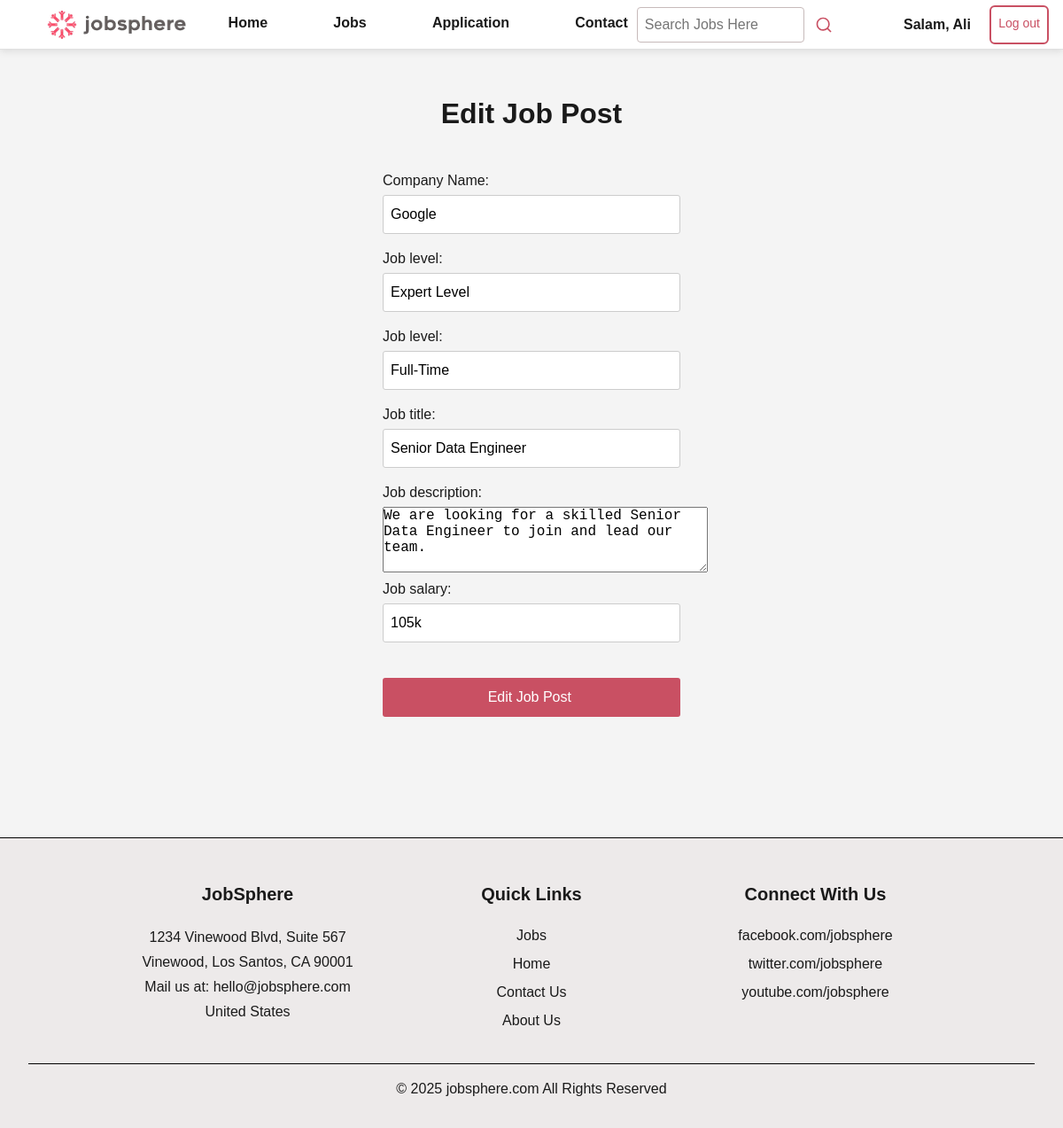
The page /edit.php?eid=3 (signed in) on the database its author committed.
### tables this page shows
CREATE TABLE `joblistings` (
  `job_id` int(11) NOT NULL,
  `company_name` varchar(50) NOT NULL,
  `job_level` varchar(30) NOT NULL,
  `job_type` varchar(30) NOT NULL,
  `job_title` varchar(30) NOT NULL,
  `job_description` varchar(100) NOT NULL,
  `job_salary` varchar(50) NOT NULL
);

### edit.php (the view, shortened to what this page needs)
<?php require("includes/config.php"); ?>
<?php
if (isset($_SESSION['logged_in'])) {
    if ($_SESSION['logged_in'] === 'T') {
        if ($_SESSION['user_type'] === 'employer') {
?>
            <!DOCTYPE html>
            <head>
                <?php require('includes/head.php'); ?>
            </head>
            <body>
                <section class="first-section">
                    <?php require('includes/navbar.php') ?>
                    <?php
                    $jobCard_id = $_GET['eid'];
                    $sql1 = "SELECT * FROM `joblistings` WHERE `job_id` = ?";
                    $stmt1 = $conn->prepare($sql1);
                    $stmt1->bind_param('i', $jobCard_id);
                    $stmt1->execute();
                    $result1 = $stmt1->get_result();
                    if ($result1->num_rows > 0) {
                    ?>
                        <?php while ($job = $result1->fetch_assoc()) { ?>
                            <div class="signup-section">
                                <form class="signup-form" method="POST">
                                    <h2> Edit Job Post</h2> <br>
                                    <label for="name" class="form-label">Company Name:</label>
                                    <input type="text" id="company_name" name="company_name" placeholder="Google" class="form-input" value="<?php echo $job['company_name']; ?>" />
                                    <label for="job_level" class="form-label">Job level:</label>
                                    <input type="text" id="job_level" name="job_level" placeholder="Entry-level" class="form-input" required value="<?php echo $job['job_level']; ?>" />
                                    <label for="job_type" class="form-label">Job level:</label>
                                    <input type="text" id="job_type" name="job_type" placeholder="Full Time" class="form-input" required value="<?php echo $job['job_type']; ?>" />
                                    <label for="job_title" class="form-label">Job title:</label>
                                    <input type="text" id="job_title" name="job_title" placeholder="Product Designer" class="form-input" required value="<?php echo $job['job_title']; ?>" />
                                    <label for="job_description" class="form-label">Job description:</label>
                                    <textarea id="We need a Product Designer" name="job_description" rows="4" cols="35"><?php echo $job['job_description']; ?></textarea><br />
                                    <label for="job_salary" class="form-label">Job salary:</label>
                                    <input type="text" id="job_salary" name="job_salary" placeholder="105k" class="form-input" value="<?php echo $job['job_salary']; ?>" /> <br> <br>
                                    <input type="submit" value="Edit Job Post " class="submit-button" />
                                    <br />
                                    <br />
                                    <br />
                                </form>
                        <?php }
                    }
                    $stmt1->close(); ?>
                            </div>
                </section>
                <?php require('includes/footer.php') ?>
            </body>
            </html>
<?php } else {
            echo '<h2>Only Employer can access this page</h2>';
        }
    } else {
        header('location: login.php');
    }
} else {
    header('location: login.php');
}
?>

### css/style.css (style rules this page uses)
* { margin: 0; padding: 0; box-sizing: border-box; }
body { font-family: var(--font-family-base); background-color: var(--color-background); color: var(--color-text-primary); line-height: var(--line-height-base); min-height: 100vh; overflow-x: hidden; }
a, button, input, select, textarea { min-height: var(--touch-target-min); min-width: var(--touch-target-min); }
input, select, textarea, button { font-size: 16px; }
.signup-section { width: 100%; padding: var(--spacing-base) var(--spacing-base) var(--spacing-xl); }
.signup-form { position: relative; padding: var(--spacing-lg); width: min(100%, 400px); text-align: left; left: 50%; transform: translateX(-50%); }
.signup-form h2 { margin-top: 0; margin-bottom: var(--spacing-base); text-align: center; font-size: clamp(1.5rem, 4vw, var(--font-size-3xl)); }
.signup-form .form-label { display: inline-block; width: 100%; margin-bottom: var(--spacing-xs); font-weight: var(--font-weight-medium); }
.signup-form .form-input { width: 100%; margin-bottom: var(--spacing-base); padding: var(--spacing-sm); border: 1px solid var(--color-border-input); border-radius: var(--radius-sm); font-size: 16px; min-height: var(--touch-target-min); }
.signup-form .submit-button { width: 100%; padding: var(--spacing-sm) var(--spacing-base); background-color: var(--color-primary); color: white; border: none; border-radius: var(--radius-sm); cursor: pointer; margin-bottom: var(--spacing-base); font-size: var(--font-size-base); min-height: var(--touch-target-min); transition: background-color var(--transition-fast); }

### rows shown on the page
joblistings: company_name "Google", job_level "Expert Level", job_type "Full-Time", job_title "Senior Data Engineer", job_description "We are looking for a skilled Senior Data Engineer to join and lead our team.", job_salary "105k"

### other values the page prints
$_SESSION['user_name'] "Ali"
